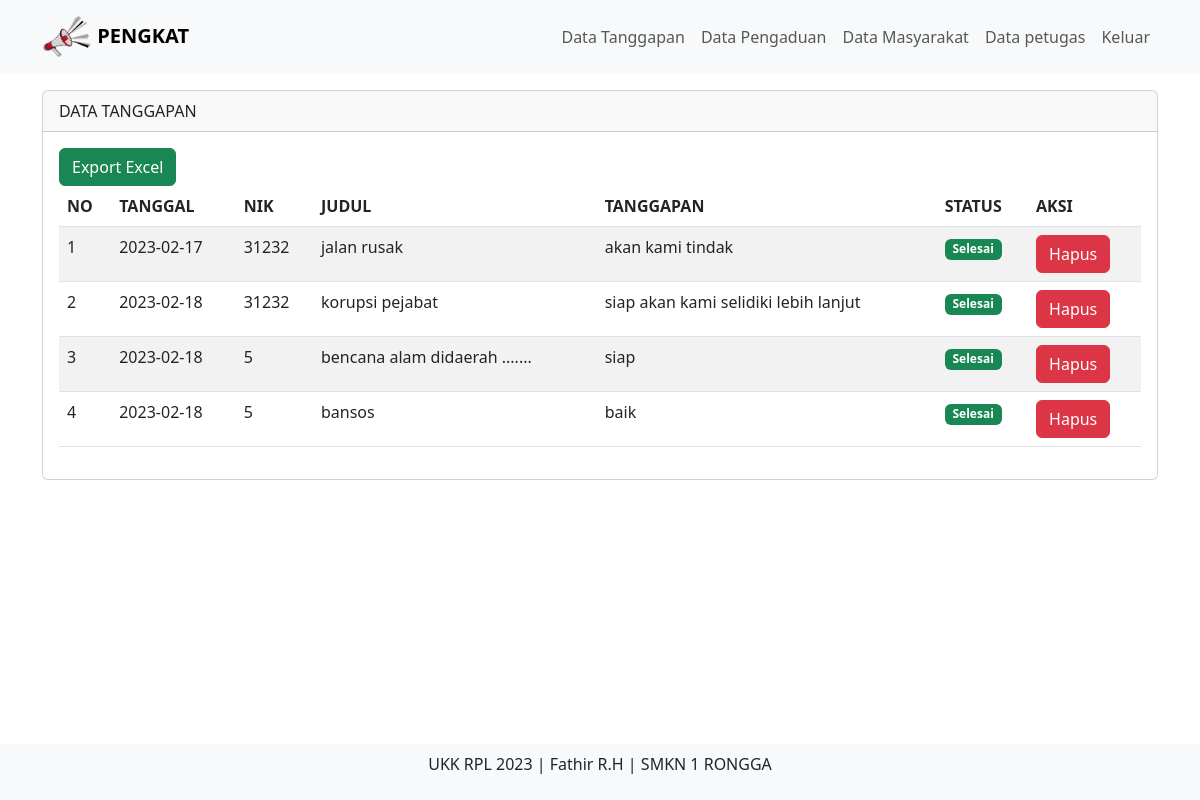
Screenshot of /admin/index.php?page=tanggapan (signed in) with the database file from the repository.
### tables this page shows
CREATE TABLE `tb_tanggapan` (
  `id_tanggapan` int(11) NOT NULL,
  `id_pengaduan` int(11) NOT NULL,
  `tgl_tanggapan` date NOT NULL,
  `tanggapan` text NOT NULL,
  `id_petugas` int(11) NOT NULL
);

CREATE TABLE `tb_pengaduan` (
  `id_pengaduan` int(11) NOT NULL,
  `tgl_pengaduan` date NOT NULL,
  `nik` char(16) NOT NULL,
  `judul_laporan` varchar(50) NOT NULL,
  `isi_laporan` text NOT NULL,
  `foto` varchar(25) NOT NULL,
  `status` enum('0','proses','selesai') NOT NULL
);

### admin/data_tanggapan.php (the view, shortened to what this page needs)
<div class="container">
<div class="row">
	<div class="col-md-12 mt-3">
		<div class="card">
			<div class="card-header">
				DATA TANGGAPAN
			</div>
			<div class="card-body">
				<a href="export_tanggapan.php" class="btn btn-success" target="_blank">Export Excel</a>
				<table class="table table-striped">
					<thead>
						<tr>
							<th>NO</th>
							<th>TANGGAL</th>
							<th>NIK</th>
							<th>JUDUL</th>
							<th>TANGGAPAN</th>
							<th>STATUS</th>
							<th>AKSI</th>
						</tr>
					</thead>
					<tbody>
						<?php
						include '../config/koneksi.php';
						$no = 1;
						$query = mysqli_query($koneksi, "SELECT a.*,b.* FROM tb_tanggapan a INNER JOIN tb_pengaduan b ON a.id_pengaduan=b.id_pengaduan");
						while ($data = mysqli_fetch_array($query)) { ?>
							<tr>
								<td><?php echo $no++; ?></td>
								<td><?php echo $data['tgl_tanggapan'] ?></td>
								<td><?php echo $data['nik'] ?></td>
								<td><?php echo $data['judul_laporan'] ?></td>
								<td><?php echo $data['tanggapan'] ?></td>
								<td>
									<?php
									if ($data['status'] == 'proses') {
										echo "<span class='badge bg-warning'>Proses</span>";
									} elseif ($data['status'] == 'selesai'){
										echo "<span class='badge bg-success'>Selesai</span>";
									} else {
										echo "<span class='badge bg-danger'>Menunggu</span>";
									}
									?>
								</td>
								<td>
									<a href="" class="btn btn-danger" data-bs-toggle="modal" data-bs-target="#hapus<?php echo $data['id_tanggapan'] ?>">Hapus</a>
								</td>
						</tr>
					<?php } ?>
					</tbody>
				</table>
			</div>
		</div>
	</div>

### rows the page displays
tb_tanggapan: tgl_tanggapan "2023-02-17", id_pengaduan.nik "31232", id_pengaduan.judul_laporan "jalan rusak", tanggapan "akan kami tindak"
tb_tanggapan: tgl_tanggapan "2023-02-18", id_pengaduan.nik "31232", id_pengaduan.judul_laporan "korupsi pejabat", tanggapan "siap akan kami selidiki lebih lanjut"
tb_tanggapan: tgl_tanggapan "2023-02-18", id_pengaduan.nik "5", id_pengaduan.judul_laporan "bencana alam didaerah .......", tanggapan "siap"
tb_tanggapan: tgl_tanggapan "2023-02-18", id_pengaduan.nik "5", id_pengaduan.judul_laporan "bansos", tanggapan "baik"
